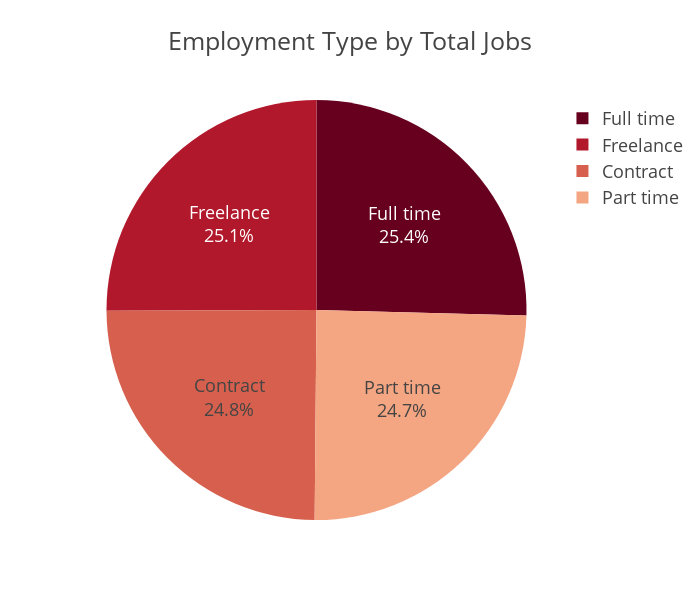

The notebook cell this image was saved under:
### Code cell
fig = px.pie(
    employmenttype_counts,
    names='employment_type',
    values='job_count',
    title='Employment Type by Total Jobs',
    color_discrete_sequence=px.colors.sequential.RdBu
)

fig.update_traces(
    textinfo='label+percent',
    textposition='inside'
)

fig.update_layout(
    template='presentation',
    height=600,
    width=700
)

fig.show()

### Figure 1 — Plotly figure (JSON) as saved in the notebook; plotly's stock layout.template omitted (floating-point values rounded to 4 significant figures)
{"data": [{"domain": {"x": [0, 1], "y": [0, 1]}, "hovertemplate": "employment_type=%{label}<br>job_count=%{value}<extra></extra>", "labels": ["Full time", "Freelance", "Contract", "Part time"], "legendgroup": "", "name": "", "showlegend": true, "textinfo": "label+percent", "textposition": "inside", "type": "pie", "values": [3812, 3758, 3721, 3709]}], "layout": {"height": 600, "legend": {"tracegroupgap": 0}, "piecolorway": ["rgb(103,0,31)", "rgb(178,24,43)", "rgb(214,96,77)", "rgb(244,165,130)", "rgb(253,219,199)", "rgb(247,247,247)", "rgb(209,229,240)", "rgb(146,197,222)", "rgb(67,147,195)", "rgb(33,102,172)", "rgb(5,48,97)"], "title": {"text": "Employment Type by Total Jobs"}, "width": 700}}
